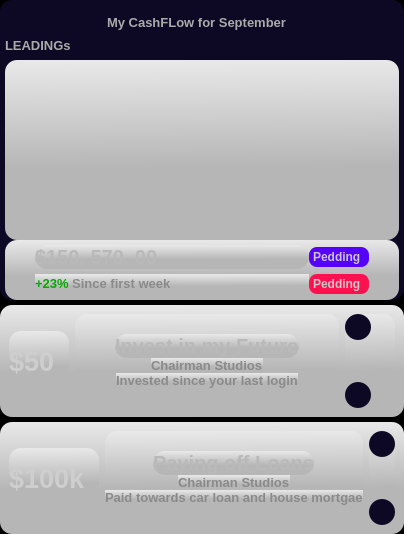
        <widget class="QFrame" name="frame_3">
         <property name="styleSheet">
          <string notr="true">background-color: rgb(0, 0, 0)</string>
         </property>
         <property name="frameShape">
          <enum>QFrame::NoFrame</enum>
         </property>
         <property name="frameShadow">
          <enum>QFrame::Raised</enum>
         </property>
         <layout class="QVBoxLayout" name="verticalLayout_4">
          <property name="spacing">
           <number>5</number>
          </property>
          <property name="leftMargin">
           <number>0</number>
          </property>
          <property name="topMargin">
           <number>0</number>
          </property>
          <property name="rightMargin">
           <number>0</number>
          </property>
          <property name="bottomMargin">
           <number>0</number>
          </property>
          <item>
           <widget class="QFrame" name="calenderBox">
            <property name="minimumSize">
             <size>
              <width>0</width>
              <height>300</height>
             </size>
            </property>
            <property name="styleSheet">
             <string notr="true">QFrame {
	background-color: rgb(13, 9, 36);
	border: none;
	border-radius: 12px;
}</string>
            </property>
            <property name="frameShape">
             <enum>QFrame::NoFrame</enum>
            </property>
            <property name="frameShadow">
             <enum>QFrame::Raised</enum>
            </property>
            <layout class="QVBoxLayout" name="verticalLayout_25">
             <property name="spacing">
              <number>0</number>
             </property>
             <property name="leftMargin">
              <number>5</number>
             </property>
             <property name="topMargin">
              <number>0</number>
             </property>
             <property name="rightMargin">
              <number>5</number>
             </property>
             <property name="bottomMargin">
              <number>0</number>
             </property>
             <item>
              <widget class="QFrame" name="frame_61">
               <property name="minimumSize">
                <size>
                 <width>0</width>
                 <height>30</height>
                </size>
               </property>
               <property name="maximumSize">
                <size>
                 <width>16777215</width>
                 <height>30</height>
                </size>
               </property>
               <property name="styleSheet">
                <string notr="true"/>
               </property>
               <property name="frameShape">
                <enum>QFrame::NoFrame</enum>
               </property>
               <property name="frameShadow">
                <enum>QFrame::Raised</enum>
               </property>
               <layout class="QHBoxLayout" name="horizontalLayout_38">
                <property name="spacing">
                 <number>0</number>
                </property>
                <property name="leftMargin">
                 <number>0</number>
                </property>
                <property name="topMargin">
                 <number>0</number>
                </property>
                <property name="rightMargin">
                 <number>10</number>
                </property>
                <property name="bottomMargin">
                 <number>0</number>
                </property>
                <item alignment="Qt::AlignHCenter|Qt::AlignBottom">
                 <widget class="QLabel" name="label_46">
                  <property name="minimumSize">
                   <size>
                    <width>180</width>
                    <height>0</height>
                   </size>
                  </property>
                  <property name="maximumSize">
                   <size>
                    <width>150</width>
                    <height>16777215</height>
                   </size>
                  </property>
                  <property name="font">
                   <font>
                    <pointsize>10</pointsize>
                    <weight>75</weight>
                    <bold>true</bold>
                   </font>
                  </property>
                  <property name="styleSheet">
                   <string notr="true">color: rgb(170, 170, 170);</string>
                  </property>
                  <property name="text">
                   <string>My CashFLow for September</string>
                  </property>
                 </widget>
                </item>
               </layout>
              </widget>
             </item>
             <item>
              <widget class="QLabel" name="label_47">
               <property name="minimumSize">
                <size>
                 <width>180</width>
                 <height>0</height>
                </size>
               </property>
               <property name="maximumSize">
                <size>
                 <width>150</width>
                 <height>30</height>
                </size>
               </property>
               <property name="font">
                <font>
                 <pointsize>10</pointsize>
                 <weight>75</weight>
                 <bold>true</bold>
                </font>
               </property>
               <property name="styleSheet">
                <string notr="true">color: rgb(170, 170, 170);</string>
               </property>
               <property name="text">
                <string>LEADINGs</string>
               </property>
              </widget>
             </item>
             <item>
              <widget class="QFrame" name="frame_59">
               <property name="styleSheet">
                <string notr="true">border-image: url(:/icons/chart2.jpg);
background-color: qlineargradient(spread:pad, x1:0.9801, y1:0.693, x2:0.97, y2:0, stop:0.149254 rgba(182, 182, 182, 255), stop:1 rgba(232, 232, 232, 255));
</string>
               </property>
               <property name="frameShape">
                <enum>QFrame::StyledPanel</enum>
               </property>
               <property name="frameShadow">
                <enum>QFrame::Raised</enum>
               </property>
              </widget>
             </item>
             <item>
              <widget class="QFrame" name="frame_60">
               <property name="maximumSize">
                <size>
                 <width>16777215</width>
                 <height>60</height>
                </size>
               </property>
               <property name="styleSheet">
                <string notr="true">background-color: qlineargradient(spread:pad, x1:0.9801, y1:0.693, x2:0.97, y2:0, stop:0.149254 rgba(182, 182, 182, 255), stop:1 rgba(232, 232, 232, 255));</string>
               </property>
               <property name="frameShape">
                <enum>QFrame::StyledPanel</enum>
               </property>
               <property name="frameShadow">
                <enum>QFrame::Raised</enum>
               </property>
               <layout class="QGridLayout" name="gridLayout_2">
                <property name="leftMargin">
                 <number>30</number>
                </property>
                <property name="topMargin">
                 <number>0</number>
                </property>
                <property name="rightMargin">
                 <number>30</number>
                </property>
                <property name="bottomMargin">
                 <number>0</number>
                </property>
                <property name="spacing">
                 <number>0</number>
                </property>
                <item row="0" column="0">
                 <widget class="QLabel" name="label_48">
                  <property name="font">
                   <font>
                    <pointsize>15</pointsize>
                    <weight>75</weight>
                    <bold>true</bold>
                   </font>
                  </property>
                  <property name="styleSheet">
                   <string notr="true">color: rgb(182, 182, 182);</string>
                  </property>
                  <property name="text">
                   <string>&lt;html&gt;&lt;head/&gt;&lt;body&gt;&lt;p&gt;&lt;span style=&quot; color:#b9b9b9;&quot;&gt;$150, 570. 00&lt;/span&gt;&lt;/p&gt;&lt;/body&gt;&lt;/html&gt;</string>
                  </property>
                 </widget>
                </item>
                <item row="0" column="1">
                 <widget class="QLabel" name="label_49">
                  <property name="minimumSize">
                   <size>
                    <width>0</width>
                    <height>20</height>
                   </size>
                  </property>
                  <property name="maximumSize">
                   <size>
                    <width>60</width>
                    <height>20</height>
                   </size>
                  </property>
                  <property name="font">
                   <font>
                    <weight>75</weight>
                    <bold>true</bold>
                   </font>
                  </property>
                  <property name="styleSheet">
                   <string notr="true">color: rgb(200, 200, 200);
background-color: rgb(85, 0, 255);
padding: 1px;
border-radius: 8px;</string>
                  </property>
                  <property name="text">
                   <string>Pedding</string>
                  </property>
                 </widget>
                </item>
                <item row="1" column="0">
                 <widget class="QLabel" name="label_51">
                  <property name="minimumSize">
                   <size>
                    <width>50</width>
                    <height>0</height>
                   </size>
                  </property>
                  <property name="font">
                   <font>
                    <pointsize>10</pointsize>
                    <weight>75</weight>
                    <bold>true</bold>
                   </font>
                  </property>
                  <property name="styleSheet">
                   <string notr="true">color: rgb(138, 138, 138);</string>
                  </property>
                  <property name="text">
                   <string>&lt;html&gt;&lt;head/&gt;&lt;body&gt;&lt;p&gt;&lt;span style=&quot; color:#00aa00;&quot;&gt;+23%&lt;/span&gt; Since first week&lt;/p&gt;&lt;/body&gt;&lt;/html&gt;</string>
                  </property>
                 </widget>
                </item>
                <item row="1" column="1">
                 <widget class="QLabel" name="label_50">
                  <property name="minimumSize">
                   <size>
                    <width>0</width>
                    <height>20</height>
                   </size>
                  </property>
                  <property name="maximumSize">
                   <size>
                    <width>60</width>
                    <height>20</height>
                   </size>
                  </property>
                  <property name="font">
                   <font>
                    <weight>75</weight>
                    <bold>true</bold>
                   </font>
                  </property>
                  <property name="styleSheet">
                   <string notr="true">color: rgb(200, 200, 200);
background-color: rgb(255, 17, 80);
padding: 1px;
border-radius: 8px;</string>
                  </property>
                  <property name="text">
                   <string>Pedding</string>
                  </property>
                 </widget>
                </item>
               </layout>
              </widget>
             </item>
            </layout>
           </widget>
          </item>
          <item>
           <widget class="QFrame" name="investBox">
            <property name="maximumSize">
             <size>
              <width>16777215</width>
              <height>150</height>
             </size>
            </property>
            <property name="styleSheet">
             <string notr="true">QFrame {
	background-color: rgb(13, 9, 36);
	border: none;
	border-radius: 12px;
background-color: qlineargradient(spread:pad, x1:0.9801, y1:0.693, x2:0.97, y2:0, stop:0.149254 rgba(182, 182, 182, 255), stop:1 rgba(232, 232, 232, 255));
}</string>
            </property>
            <property name="frameShape">
             <enum>QFrame::NoFrame</enum>
            </property>
            <property name="frameShadow">
             <enum>QFrame::Raised</enum>
            </property>
            <layout class="QHBoxLayout" name="horizontalLayout_39">
             <item>
              <widget class="QLabel" name="label_52">
               <property name="minimumSize">
                <size>
                 <width>60</width>
                 <height>60</height>
                </size>
               </property>
               <property name="maximumSize">
                <size>
                 <width>60</width>
                 <height>60</height>
                </size>
               </property>
               <property name="font">
                <font>
                 <pointsize>20</pointsize>
                 <weight>75</weight>
                 <bold>true</bold>
                </font>
               </property>
               <property name="styleSheet">
                <string notr="true">color: rgb(206, 206, 206);</string>
               </property>
               <property name="text">
                <string>$50</string>
               </property>
              </widget>
             </item>
             <item>
              <widget class="QFrame" name="frame_63">
               <property name="frameShape">
                <enum>QFrame::StyledPanel</enum>
               </property>
               <property name="frameShadow">
                <enum>QFrame::Raised</enum>
               </property>
               <layout class="QVBoxLayout" name="verticalLayout_27">
                <property name="spacing">
                 <number>0</number>
                </property>
                <property name="leftMargin">
                 <number>0</number>
                </property>
                <property name="topMargin">
                 <number>20</number>
                </property>
                <property name="rightMargin">
                 <number>0</number>
                </property>
                <property name="bottomMargin">
                 <number>20</number>
                </property>
                <item alignment="Qt::AlignHCenter|Qt::AlignVCenter">
                 <widget class="QLabel" name="label_53">
                  <property name="font">
                   <font>
                    <pointsize>15</pointsize>
                    <weight>75</weight>
                    <bold>true</bold>
                   </font>
                  </property>
                  <property name="styleSheet">
                   <string notr="true">color: rgb(182, 182, 182);</string>
                  </property>
                  <property name="text">
                   <string>&lt;html&gt;&lt;head/&gt;&lt;body&gt;&lt;p&gt;&lt;span style=&quot; color:#b9b9b9;&quot;&gt;Invest in my Future&lt;/span&gt;&lt;/p&gt;&lt;/body&gt;&lt;/html&gt;</string>
                  </property>
                 </widget>
                </item>
                <item alignment="Qt::AlignHCenter|Qt::AlignVCenter">
                 <widget class="QLabel" name="label_54">
                  <property name="minimumSize">
                   <size>
                    <width>0</width>
                    <height>0</height>
                   </size>
                  </property>
                  <property name="font">
                   <font>
                    <pointsize>10</pointsize>
                    <weight>75</weight>
                    <bold>true</bold>
                   </font>
                  </property>
                  <property name="styleSheet">
                   <string notr="true">color: rgb(138, 138, 138);</string>
                  </property>
                  <property name="text">
                   <string>Chairman Studios</string>
                  </property>
                 </widget>
                </item>
                <item alignment="Qt::AlignHCenter|Qt::AlignVCenter">
                 <widget class="QLabel" name="label_55">
                  <property name="minimumSize">
                   <size>
                    <width>0</width>
                    <height>0</height>
                   </size>
                  </property>
                  <property name="font">
                   <font>
                    <pointsize>10</pointsize>
                    <weight>75</weight>
                    <bold>true</bold>
                   </font>
                  </property>
                  <property name="styleSheet">
                   <string notr="true">color: rgb(138, 138, 138);</string>
                  </property>
                  <property name="text">
                   <string>Invested since your last login</string>
                  </property>
                 </widget>
                </item>
               </layout>
              </widget>
             </item>
             <item>
              <widget class="QFrame" name="frame_62">
               <property name="maximumSize">
                <size>
                 <width>50</width>
                 <height>16777215</height>
                </size>
               </property>
               <property name="frameShape">
                <enum>QFrame::StyledPanel</enum>
               </property>
               <property name="frameShadow">
                <enum>QFrame::Raised</enum>
               </property>
               <layout class="QVBoxLayout" name="verticalLayout_26" stretch="0,0">
                <property name="spacing">
                 <number>0</number>
                </property>
                <property name="leftMargin">
                 <number>0</number>
                </property>
                <property name="topMargin">
                 <number>0</number>
                </property>
                <property name="rightMargin">
                 <number>0</number>
                </property>
                <property name="bottomMargin">
                 <number>0</number>
                </property>
                <item alignment="Qt::AlignTop">
                 <widget class="QPushButton" name="pushButton_14">
                  <property name="minimumSize">
                   <size>
                    <width>26</width>
                    <height>26</height>
                   </size>
                  </property>
                  <property name="maximumSize">
                   <size>
                    <width>26</width>
                    <height>26</height>
                   </size>
                  </property>
                  <property name="styleSheet">
                   <string notr="true">QPushButton {
	border: none;
	background-color: rgb(13, 9, 36);
	border-radius: 13;
}

QPushButton:hover {
	background-color: rgb(124, 124, 124);
}

QPushButton:pressed {
	background-color: rgb(0, 0, 0);
}</string>
                  </property>
                  <property name="text">
                   <string/>
                  </property>
                  <property name="icon">
                   <iconset resource="../../../../Download/New-PySide6-ui-design-master (1)/New-PySide6-ui-design-master/resources/resources.qrc">
                    <normaloff>:/icons/icons/more.svg</normaloff>:/icons/icons/more.svg</iconset>
                  </property>
                  <property name="iconSize">
                   <size>
                    <width>24</width>
                    <height>24</height>
                   </size>
                  </property>
                 </widget>
                </item>
                <item alignment="Qt::AlignBottom">
                 <widget class="QPushButton" name="pushButton_13">
                  <property name="minimumSize">
                   <size>
                    <width>26</width>
                    <height>26</height>
                   </size>
                  </property>
                  <property name="maximumSize">
                   <size>
                    <width>26</width>
                    <height>26</height>
                   </size>
                  </property>
                  <property name="styleSheet">
                   <string notr="true">QPushButton {
	border: none;
	background-color: rgb(13, 9, 36);
	border-radius: 13;
}</string>
                  </property>
                  <property name="text">
                   <string/>
                  </property>
                  <property name="icon">
                   <iconset resource="../../../../Download/New-PySide6-ui-design-master (1)/New-PySide6-ui-design-master/resources/resources.qrc">
                    <normaloff>:/icons/icons/black-shades.svg</normaloff>:/icons/icons/black-shades.svg</iconset>
                  </property>
                  <property name="iconSize">
                   <size>
                    <width>24</width>
                    <height>24</height>
                   </size>
                  </property>
                 </widget>
                </item>
               </layout>
              </widget>
             </item>
            </layout>
           </widget>
          </item>
          <item>
           <widget class="QFrame" name="loadnsBox">
            <property name="maximumSize">
             <size>
              <width>16777215</width>
              <height>150</height>
             </size>
            </property>
            <property name="styleSheet">
             <string notr="true">QFrame {
	background-color: rgb(13, 9, 36);
	border: none;
	border-radius: 12px;
background-color: qlineargradient(spread:pad, x1:0.9801, y1:0.693, x2:0.97, y2:0, stop:0.149254 rgba(182, 182, 182, 255), stop:1 rgba(232, 232, 232, 255));
}</string>
            </property>
            <property name="frameShape">
             <enum>QFrame::NoFrame</enum>
            </property>
            <property name="frameShadow">
             <enum>QFrame::Raised</enum>
            </property>
            <layout class="QHBoxLayout" name="horizontalLayout_40">
             <item>
              <widget class="QLabel" name="label_59">
               <property name="minimumSize">
                <size>
                 <width>90</width>
                 <height>60</height>
                </size>
               </property>
               <property name="maximumSize">
                <size>
                 <width>60</width>
                 <height>60</height>
                </size>
               </property>
               <property name="font">
                <font>
                 <pointsize>20</pointsize>
                 <weight>75</weight>
                 <bold>true</bold>
                </font>
               </property>
               <property name="styleSheet">
                <string notr="true">color: rgb(206, 206, 206);</string>
               </property>
               <property name="text">
                <string>$100k</string>
               </property>
              </widget>
             </item>
             <item>
              <widget class="QFrame" name="frame_64">
               <property name="frameShape">
                <enum>QFrame::StyledPanel</enum>
               </property>
               <property name="frameShadow">
                <enum>QFrame::Raised</enum>
               </property>
               <layout class="QVBoxLayout" name="verticalLayout_28">
                <property name="spacing">
                 <number>0</number>
                </property>
                <property name="leftMargin">
                 <number>0</number>
                </property>
                <property name="topMargin">
                 <number>20</number>
                </property>
                <property name="rightMargin">
                 <number>0</number>
                </property>
                <property name="bottomMargin">
                 <number>20</number>
                </property>
                <item alignment="Qt::AlignHCenter|Qt::AlignVCenter">
                 <widget class="QLabel" name="label_56">
                  <property name="font">
                   <font>
                    <pointsize>15</pointsize>
                    <weight>75</weight>
                    <bold>true</bold>
                   </font>
                  </property>
                  <property name="styleSheet">
                   <string notr="true">color: rgb(182, 182, 182);</string>
                  </property>
                  <property name="text">
                   <string>&lt;html&gt;&lt;head/&gt;&lt;body&gt;&lt;p&gt;&lt;span style=&quot; color:#b9b9b9;&quot;&gt;Paying off Loans&lt;/span&gt;&lt;/p&gt;&lt;/body&gt;&lt;/html&gt;</string>
                  </property>
                 </widget>
                </item>
                <item alignment="Qt::AlignHCenter|Qt::AlignVCenter">
                 <widget class="QLabel" name="label_57">
                  <property name="minimumSize">
                   <size>
                    <width>0</width>
                    <height>0</height>
                   </size>
                  </property>
                  <property name="font">
                   <font>
                    <pointsize>10</pointsize>
                    <weight>75</weight>
                    <bold>true</bold>
                   </font>
                  </property>
                  <property name="styleSheet">
                   <string notr="true">color: rgb(138, 138, 138);</string>
                  </property>
                  <property name="text">
                   <string>Chairman Studios</string>
                  </property>
                 </widget>
                </item>
                <item alignment="Qt::AlignHCenter|Qt::AlignVCenter">
                 <widget class="QLabel" name="label_58">
                  <property name="minimumSize">
                   <size>
                    <width>0</width>
                    <height>0</height>
                   </size>
                  </property>
                  <property name="font">
                   <font>
                    <pointsize>10</pointsize>
                    <weight>75</weight>
                    <bold>true</bold>
                   </font>
                  </property>
                  <property name="styleSheet">
                   <string notr="true">color: rgb(138, 138, 138);</string>
                  </property>
                  <property name="text">
                   <string>Paid towards car loan and house mortgae</string>
                  </property>
                 </widget>
                </item>
               </layout>
              </widget>
             </item>
             <item>
              <widget class="QFrame" name="frame_65">
               <property name="maximumSize">
                <size>
                 <width>50</width>
                 <height>16777215</height>
                </size>
               </property>
               <property name="frameShape">
                <enum>QFrame::StyledPanel</enum>
               </property>
               <property name="frameShadow">
                <enum>QFrame::Raised</enum>
               </property>
               <layout class="QVBoxLayout" name="verticalLayout_29" stretch="0,0">
                <property name="spacing">
                 <number>0</number>
                </property>
                <property name="leftMargin">
                 <number>0</number>
                </property>
                <property name="topMargin">
                 <number>0</number>
                </property>
                <property name="rightMargin">
                 <number>0</number>
                </property>
                <property name="bottomMargin">
                 <number>0</number>
                </property>
                <item alignment="Qt::AlignTop">
                 <widget class="QPushButton" name="pushButton_15">
                  <property name="minimumSize">
                   <size>
                    <width>26</width>
                    <height>26</height>
                   </size>
                  </property>
                  <property name="maximumSize">
                   <size>
                    <width>26</width>
                    <height>26</height>
                   </size>
                  </property>
                  <property name="styleSheet">
                   <string notr="true">QPushButton {
	border: none;
	background-color: rgb(13, 9, 36);
	border-radius: 13;
}

QPushButton:hover {
	background-color: rgb(124, 124, 124);
}

QPushButton:pressed {
	background-color: rgb(0, 0, 0);
}</string>
                  </property>
                  <property name="text">
                   <string/>
                  </property>
                  <property name="icon">
                   <iconset resource="../../../../Download/New-PySide6-ui-design-master (1)/New-PySide6-ui-design-master/resources/resources.qrc">
                    <normaloff>:/icons/icons/more.svg</normaloff>:/icons/icons/more.svg</iconset>
                  </property>
                  <property name="iconSize">
                   <size>
                    <width>24</width>
                    <height>24</height>
                   </size>
                  </property>
                 </widget>
                </item>
                <item alignment="Qt::AlignBottom">
                 <widget class="QPushButton" name="pushButton_16">
                  <property name="minimumSize">
                   <size>
                    <width>26</width>
                    <height>26</height>
                   </size>
                  </property>
                  <property name="maximumSize">
                   <size>
                    <width>26</width>
                    <height>26</height>
                   </size>
                  </property>
                  <property name="styleSheet">
                   <string notr="true">QPushButton {
	border: none;
	background-color: rgb(13, 9, 36);
	border-radius: 13;
}</string>
                  </property>
                  <property name="text">
                   <string/>
                  </property>
                  <property name="icon">
                   <iconset resource="../../../../Download/New-PySide6-ui-design-master (1)/New-PySide6-ui-design-master/resources/resources.qrc">
                    <normaloff>:/icons/icons/cry.svg</normaloff>:/icons/icons/cry.svg</iconset>
                  </property>
                  <property name="iconSize">
                   <size>
                    <width>24</width>
                    <height>24</height>
                   </size>
                  </property>
                 </widget>
                </item>
               </layout>
              </widget>
             </item>
            </layout>
           </widget>
          </item>
         </layout>
        </widget>
